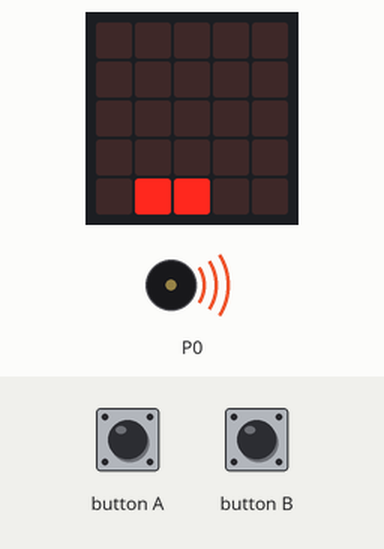
Recording of a program running on a simulated BBC micro:bit (MakeCode). On the bench: the board's 5×5 LED display, buzzer (waves = sounding). The test bench sets the inputs (shaded band). Random numbers come from a fixed seed; the 48×5 strip is a reading aid, not a part: it shows the text the display is scrolling, unrolled, one strip-width of it at a time; the short countdown, score and lost-life animations are approximate.

Above: at 14.8 s.
14.9 s: button A pressed for 0.15 s
At 15.3 s:
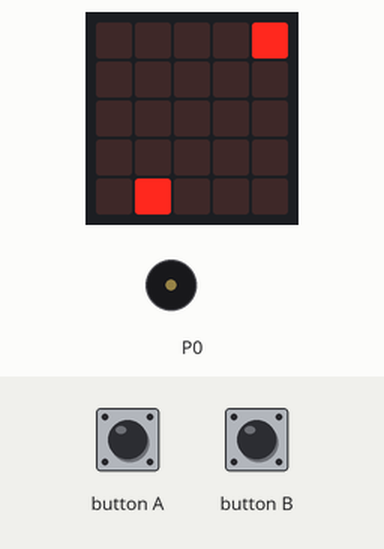
15.6 s: button B pressed for 0.15 s
At 16.11 s:
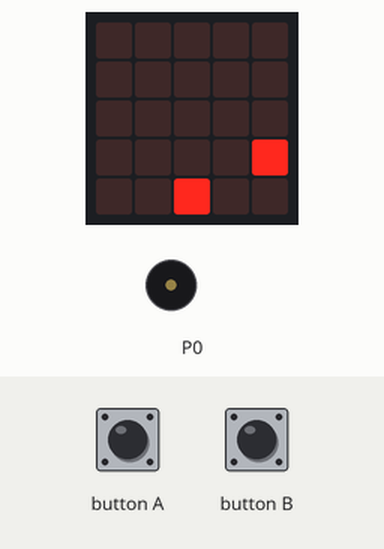
16.3 s: button A pressed for 0.15 s
At 16.62 s:
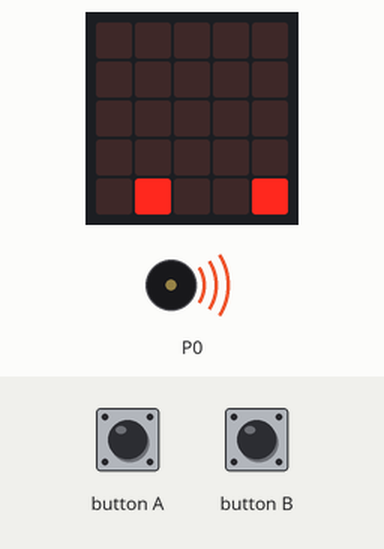
17.0 s: button B pressed for 0.15 s
At 17.43 s:
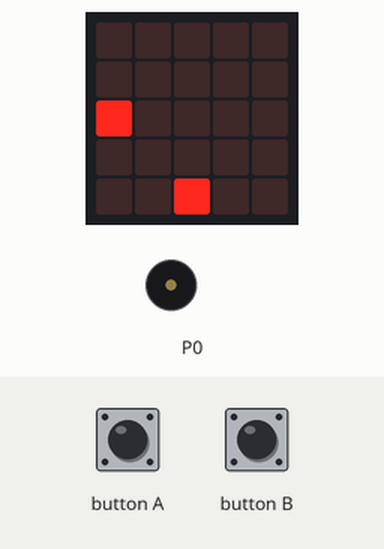
17.7 s: button A pressed for 0.15 s
At 18.09 s:
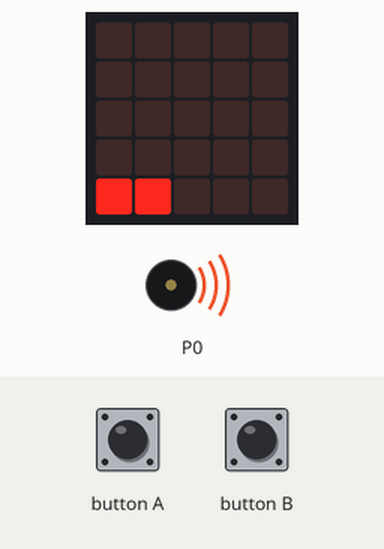
18.4 s: button B pressed for 0.15 s
At 21.4 s:
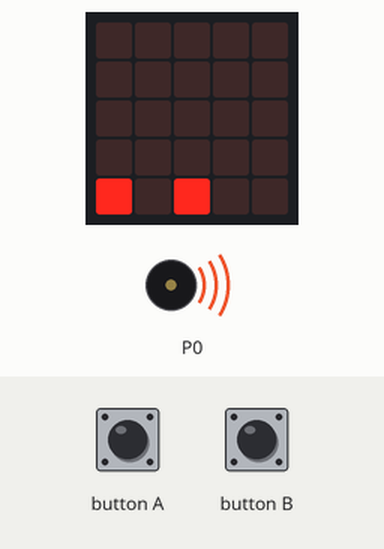
Timing chart, 0 to 23.0 s (numbered marks = the images above; inputs shaded):
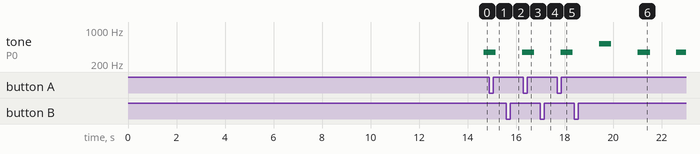

Measured:
- by itself, tone on P0: plays 523 Hz for 0.50 s, 349 Hz for 0.50 s, 349 Hz for 0.40 s
- what the display in image 5 shows lasts 0.4 s, from 17.9 s to 18.3 s

The program:

main.ts
```typescript
function move(num: number, sprite: game.LedSprite, orientation: number) {
    sprite.setDirection(orientation)
    sprite.move(num)
}
function createSprite(x: number, y: number) {
    return game.createSprite(x, y)
}

let resets = 0
function resetSpritePosition(sprite: game.LedSprite, x: number, y: number){
    sprite.setY(y)
    sprite.setX(x)
    resets += 1
}

function gameIntro(){
    game.setScore(0)
    basic.showString("APPLE GAME")
    basic.showString("Go!")
    basic.pause(100)
    basic.clearScreen()
}

let basket = createSprite(2, 4)
let apple = createSprite(randint(0, 5), 0)

input.onButtonPressed(Button.A, function () {
    move(-1, basket, 90)
})
input.onButtonPressed(Button.B, function () {
    move(1, basket, 90)
})

gameIntro()

basic.forever(function() {
    basic.pause(250)
    move(1, apple, 180)
    if(apple.isTouching(basket)){
        game.addScore(1)
        music.playTone(Note.C5, music.beat())
        resetSpritePosition(apple, randint(0, 5), 0)
    }

    if(apple.get(LedSpriteProperty.Y) === 4){
        music.playTone(Note.F4, music.beat())
        resetSpritePosition(apple, randint(0, 5), 0)
    }

    if(resets === 10){
        if(game.score() === 10){
            game.pause()
            basic.clearScreen()
            music.playTone(Note.Bb3, music.beat())
            music.playTone(Note.D4, music.beat())
            music.playTone(Note.G4, music.beat())
            basic.showString("You Win!")
            game.showScore()
        }
        else{
            game.pause()
            basic.clearScreen()
            music.playTone(Note.CSharp3, music.beat())
            music.playTone(Note.Bb, music.beat())
            music.playTone(Note.E, music.beat())
            game.gameOver()
        }
    }
})
```

test.ts
```typescript
// testes vão aqui; isto não será compilado quando este pacote for usado como uma extensão.
```
